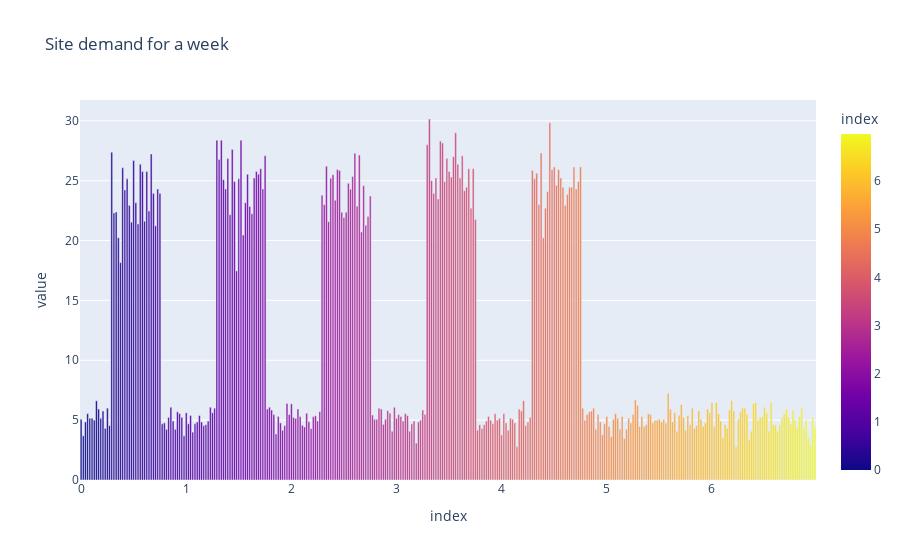

Here is the notebook cell this chart was saved with:
### Code cell
import plotly.express as px

# df = px.data.gapminder().query("country=='Canada'")
df_1 = manipulations.EquationManipulator().data_formatter(df_1, 'Site energy [kWh]', '* 2', 'Site power [kW]')

fig = px.bar(df_1, y=["Site energy [kWh]"], title='Site demand for a week', color=df_1.index) #, color=df.index
fig.show()

### Figure 1 — Plotly figure (JSON) as saved in the notebook; plotly's stock layout.template omitted (floating-point values rounded to 4 significant figures; data arrays with more than 128 entries replaced by an {"elided": "..."} marker saying what was removed)
{"data": [{"alignmentgroup": "True", "hovertemplate": "index=%{marker.color}<br>value=%{y}<extra></extra>", "legendgroup": "", "marker": {"color": {"elided": "336 float values"}, "coloraxis": "coloraxis", "pattern": {"shape": ""}}, "name": "", "offsetgroup": "", "orientation": "v", "showlegend": false, "textposition": "auto", "type": "bar", "x": {"elided": "336 float values"}, "xaxis": "x", "y": {"elided": "336 float values"}, "yaxis": "y"}], "layout": {"barmode": "relative", "coloraxis": {"colorbar": {"title": {"text": "index"}}, "colorscale": [[0, "#0d0887"], [0.1111, "#46039f"], [0.2222, "#7201a8"], [0.3333, "#9c179e"], [0.4444, "#bd3786"], [0.5556, "#d8576b"], [0.6667, "#ed7953"], [0.7778, "#fb9f3a"], [0.8889, "#fdca26"], [1, "#f0f921"]]}, "legend": {"tracegroupgap": 0}, "title": {"text": "Site demand for a week"}, "xaxis": {"anchor": "y", "domain": [0, 1], "title": {"text": "index"}}, "yaxis": {"anchor": "x", "domain": [0, 1], "title": {"text": "value"}}}}
